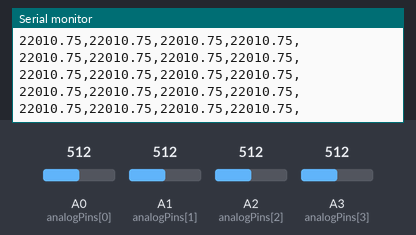
Simulated run of this sketch. Board: Arduino Zero (SAMD21). Parts: the last lines printed to the serial monitor. Inputs (shaded band) come from the test bench; at power-on: A0 (analogPins[0]) = 512, A1 (analogPins[1]) = 512, A2 (analogPins[2]) = 512, A3 (analogPins[3]) = 512 (analog values on the 0–1023 scale).

Above: at 1.2 s.
1.3 s: A0 (analogPins[0]) set to 716
At 1.31 s:
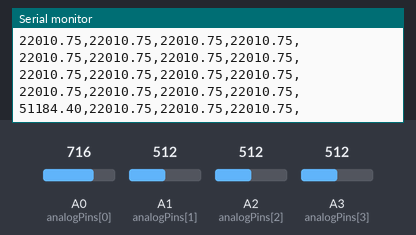
2.8 s: A1 (analogPins[1]) set to 716
At 2.82 s:
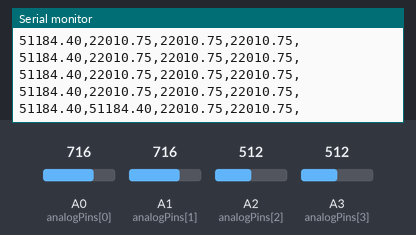
4.3 s: A2 (analogPins[2]) set to 716
At 4.34 s:
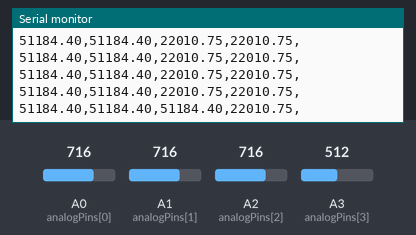
5.8 s: A3 (analogPins[3]) set to 716
At 5.85 s:
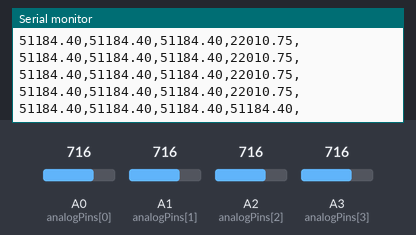
7.3 s: A0 (analogPins[0]) set to 992
At 7.36 s:
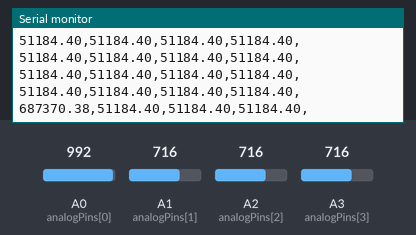
8.8 s: A1 (analogPins[1]) set to 992
At 8.87 s:
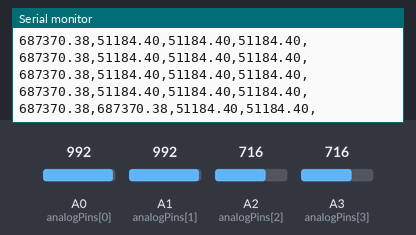
Timing chart, 0 to 11.3 s (numbered marks = the images above; inputs shaded):
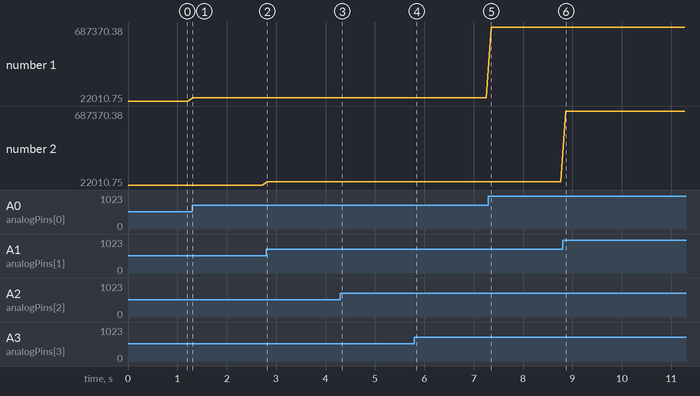

The sketch:

flex_master.ino
```cpp
const int num_pins = 4;
const int analogPins[num_pins] = {A0, A1, A2, A3};
const float V = 3.3;
const float Rref = 22000;
float resistances_master[num_pins];

void setup() {
  Serial.begin(115200);
  analogReadResolution(12);
}

void loop() {
  // Read master's own analog pins
  for (int i = 0; i < num_pins; i++) {
    float sensorValue = analogRead(analogPins[i]);
    float voltage = (sensorValue / 4095.0) * V;
    resistances_master[i] = ((voltage * Rref) / (V - voltage));
  }

  // Print master readings
  for (int i = 0; i < num_pins; i++) {
    Serial.print(resistances_master[i], 2);
    Serial.print(",");
  }

  Serial.println();

  // Delay between readings
  delay(100);
}
```

Measured:
- after the input at 1.3 s, the serial monitor: prints a new line at once (image 1)
- after the input at 2.8 s, the serial monitor: prints a new line at once (image 2)
- after the input at 4.3 s, the serial monitor: prints a new line at once (image 3)
- after the input at 5.8 s, the serial monitor: prints a new line at once (image 4)
- after the input at 7.3 s, the serial monitor: prints a new line after 0.05 s (image 5)
- after the input at 8.8 s, the serial monitor: prints a new line after 0.06 s (image 6)
- plotted number 1: 22010.75 → 51184.4 after the input at 1.3 s, 51184.4 → 687370.38 after the input at 7.3 s
